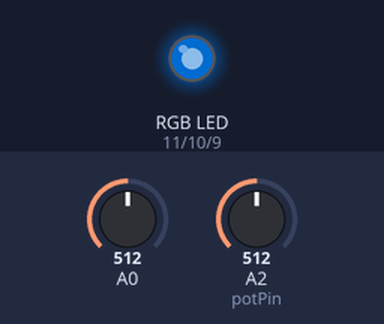
This sketch was run on a simulated Arduino Uno, built with avr-gcc and run on an emulated ATmega328P. On the bench: an RGB LED mixed from three pins (HIGH = lit). The test bench sets the inputs (shaded band); at power-on: A0 = 512, A2 (potPin) = 512. Dim RGB values are drawn brighter than linear; random numbers use the default seed unless the sketch sets one.

Above: at 1.2 s.
1.3 s: A0 set to 716
At 4.5 s:
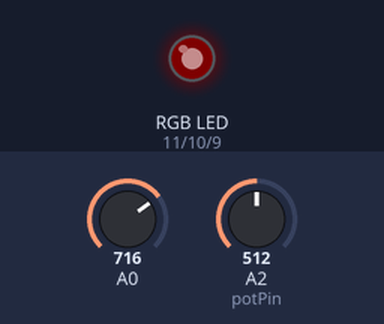
4.8 s: A0 set to 900
At 7.04 s:
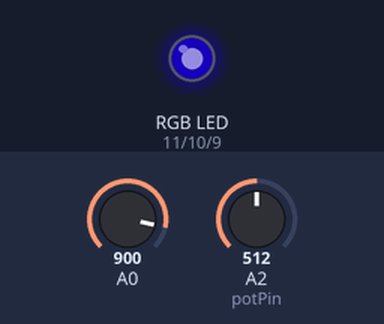
At 8.5 s:
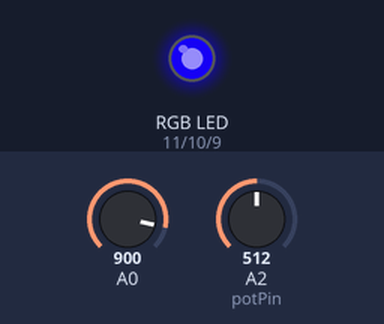
9.3 s: A0 set to 0
At 13.56 s:
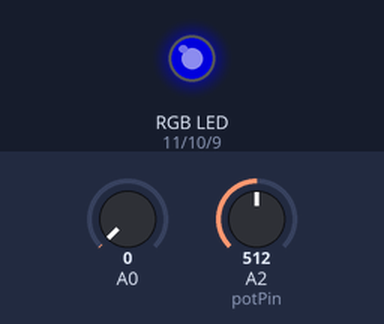
14.0 s: A2 (potPin) set to 306
17.5 s: A2 (potPin) set to 246
21.0 s: A2 (potPin) set to 207
24.8 s: A2 (potPin) set to 183
Timing chart, 0 to 26.7 s (numbered marks = the images above; inputs shaded):
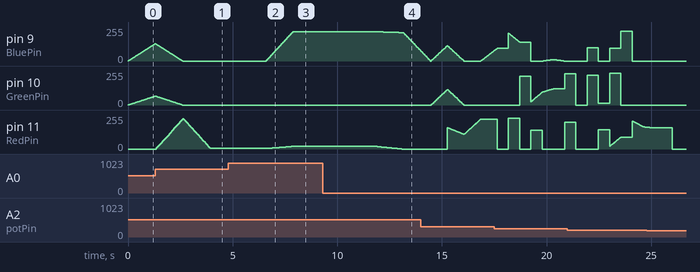

Measured:
- after the input at 4.8 s, pin 9 (BluePin): moves from 0/255 to 220/255 over 1.3 s, starting after 1.8 s; pin 11 (RedPin): moves from 4/255 to 20/255 over 1.2 s, starting after 1.9 s
- after the input at 9.3 s, pin 9 (BluePin): moves from 220/255 to 74/255 over 2.2 s, starting after 2.5 s; pin 11 (RedPin): moves from 20/255 to 0/255 over 1.2 s, starting after 2.5 s
- by itself, pin 11 (RedPin): rises from 0/255 to 227/255 in 1.2 s, then falls to 4/255 in 1.3 s

The sketch:

music_rgb.ino
```cpp
float RGB1[3];
float RGB2[3];
float  INC[3];

int red, green, blue; /*criação de variáveis do led RGB*/

int RedPin   = 11;
int GreenPin = 10; /*variáveis das portas do arduino*/
int BluePin  = 9;

float ledDelay;  /*delay de mudança de estado*/
int potPin = 2;  /*nessa versão é a entrada do potenciometro para mudança de estado,
em furuta versão, é a entrada de um circuito analisador da música*/
float a;

void setup() {

Serial.begin(9600);
randomSeed(analogRead(0));

RGB1[0] = 0;
RGB1[1] = 0;
RGB1[2] = 0;

RGB2[0] = random(256);
RGB2[1] = random(256);
RGB2[2] = random(256);


}

void loop() {
randomSeed(analogRead(0));
a= analogRead(potPin);
ledDelay = a*0.01;


for (int x=0; x<3; x++){
  INC[x] = (RGB1[x] - RGB2[x])/256;
  }

for (int x=0; x<256; x++){
  red   = int(RGB1[0]);
  green = int(RGB1[1]);
  blue  = int(RGB1[2]);

  analogWrite(RedPin, red);
  analogWrite(GreenPin, green);
  analogWrite(BluePin, blue);
  delay(ledDelay);

  RGB1[0]-= INC[0];
  RGB1[1]-= INC[1];
  RGB1[2]-= INC[2];
  }

for (int x=0; x<3; x++){
  RGB2[x] = random(556)-300;
  RGB2[x] = constrain(RGB2[x], 0, 255);
  delay(ledDelay);

  }

}
```
